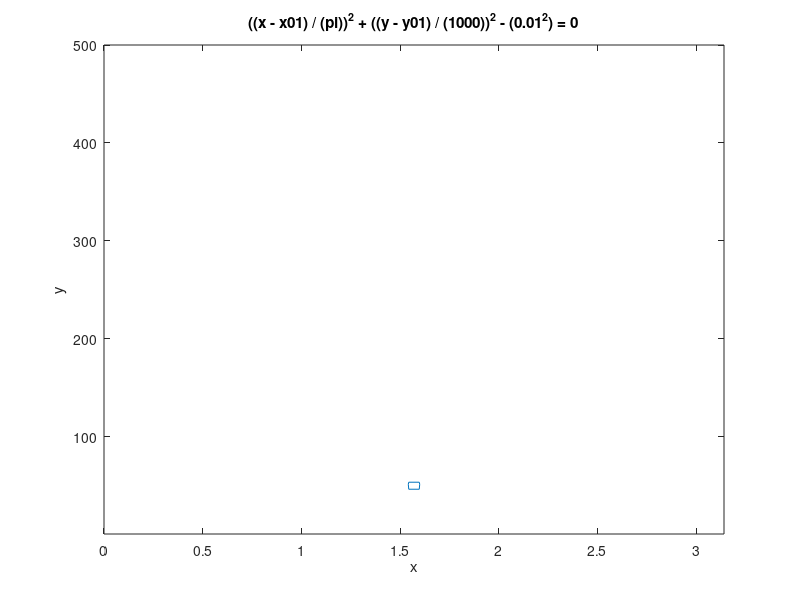

This figure's MATLAB source: (Note: this script raises an error after producing the figure.)
%% transform circle in r, theta to x,y space
x01=pi/2;
y01=50;
h1=ezplot(@(x,y) ((x-x01)./(pi)).^2 + ((y-y01)./(1000)).^2 -(0.01^2),[0 pi 1 500]);
[yr,xth]=find(h1.ZData<=1e-5 );
xx=h1.XData;
yy=h1.YData;
% figure,scatter(xx(xth),yy(yr))
figure(3); hold on, scatter(yy(yr).*cos(xx(xth)),yy(yr).*sin(xx(xth)),'r')



x02=pi/4;
y02=200;
figure; hold on 
h2=ezplot(@(x,y) ((x-x02)./(pi)).^2 + ((y-y02)./(1000)).^2 -(0.01^2),[0 pi 1 500]);
hold off; 
[yr,xth]=find(h2.ZData<=1e-5 );
xx=h2.XData;
yy=h2.YData;
% figure,scatter(xx(xth),yy(yr))
figure(3); hold on,scatter(yy(yr).*cos(xx(xth)),yy(yr).*sin(xx(xth)),'r')


%% transform lines in r,theta space to x and y
n1=100;
n2=100;
theta_col=linspace(0,pi/2,n2)';
r_row=linspace(0,200,n1);
figure;
for i=1:n1
    hold on, plot(r_row.*cos(theta_col(i)),r_row.*sin(theta_col(i)),'r');
end

for i=1:n2
    hold on, plot(r_row(i).*cos(theta_col),r_row(i).*sin(theta_col),'b');
end




%% transform circle in x,y to r,theta

x01=-205;
y01=150;
h1=ezplot(@(x,y) ((x-x01)).^2 + ((y-y01)).^2 -(10^2),[-400 0 1 600]);
[ys,xs]=find(h1.ZData<=0 );
xx=h1.XData;
yy=h1.YData;
ps=[xx(xs);yy(ys)'];

% figure,scatter(xx(xth),yy(yr))
rs=vecnorm(ps);
thetas=atan2(yy(ys)',xx(xs));
figure(3); hold on, scatter(thetas,rs,'r')
xlim([0  pi])

